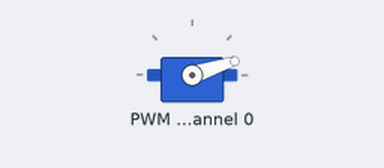
Recording of a program running on a simulated ESP32 board running MicroPython. Shown: servo. Servo angles are drawn from the pulse width (0.5 ms = 0°, 2.5 ms = 180°); library files of the repository ran but are not shown: pca9685.py; what the program prints to the serial console is not drawn. At 1.0 s the program stops and its outputs stay as they are.

Above: at 0.1 s.
At 0.6 s:
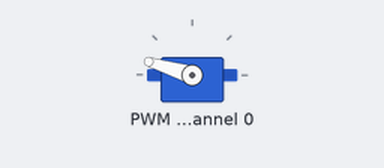
Timing chart, 0 to 2.5 s (numbered marks = the images above):
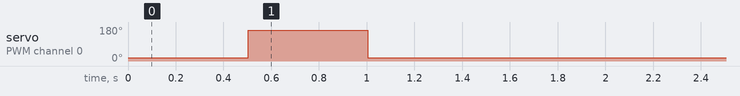

The program:

servos.py
```python
# servo.py
# Kevin McAleer
# March 2021
# Added in test method - SL

from pca9685 import PCA9685
import math


class Servos:
    def __init__(self, i2c, address=0x40, freq=50, min_us=600, max_us=2400,
                 degrees=180):
        self.period = 1000000 / freq
        self.min_duty = self._us2duty(min_us)
        self.max_duty = self._us2duty(max_us)
        self.degrees = degrees
        self.freq = freq
        self.pca9685 = PCA9685(i2c, address)
        self.pca9685.freq(freq)

    def _us2duty(self, value):
        return int(4095 * value / self.period)

    def position(self, index, degrees=None, radians=None, us=None, duty=None):
        span = self.max_duty - self.min_duty
        if degrees is not None:
            duty = self.min_duty + span * degrees / self.degrees
        elif radians is not None:
            duty = self.min_duty + span * radians / math.radians(self.degrees)
        elif us is not None:
            duty = self._us2duty(us)
        elif duty is not None:
            pass
        else:
            return self.pca9685.duty(index)
        duty = min(self.max_duty, max(self.min_duty, int(duty)))
        print(f'position {degrees=} {duty=}')
        self.pca9685.duty(index, duty)

    def release(self, index):
        self.pca9685.duty(index, 0)


if __name__ == "__main__":
    # Test code
    from machine import I2C
    from time import sleep

    # Create I2C object
    i2c = I2C(0, sda=0, scl=1)
    print(f'Found {len(i2c.scan())} i2c devices.')

    # Create servo info objects
    servos = Servos(i2c)

    i2c.writeto_mem(0x40, 0x06,  b'\x00\x00\x8e\x00')
    sleep(0.5)
    i2c.writeto_mem(0x40, 0x06, b'\x00\x00\xd6\x01')
    sleep(0.5)
    i2c.writeto_mem(0x40, 0x06,  b'\x00\x00\x8e\x00')


#
#     servos.position(0, degrees=10)
#     sleep(0.5)
#     servos.position(0, degrees=170)
#     sleep(0.5)
```

Measured:
- by itself, servo on PWM channel 0: 18° → 163° at 0.50 s, → 18° 0.50 s later
